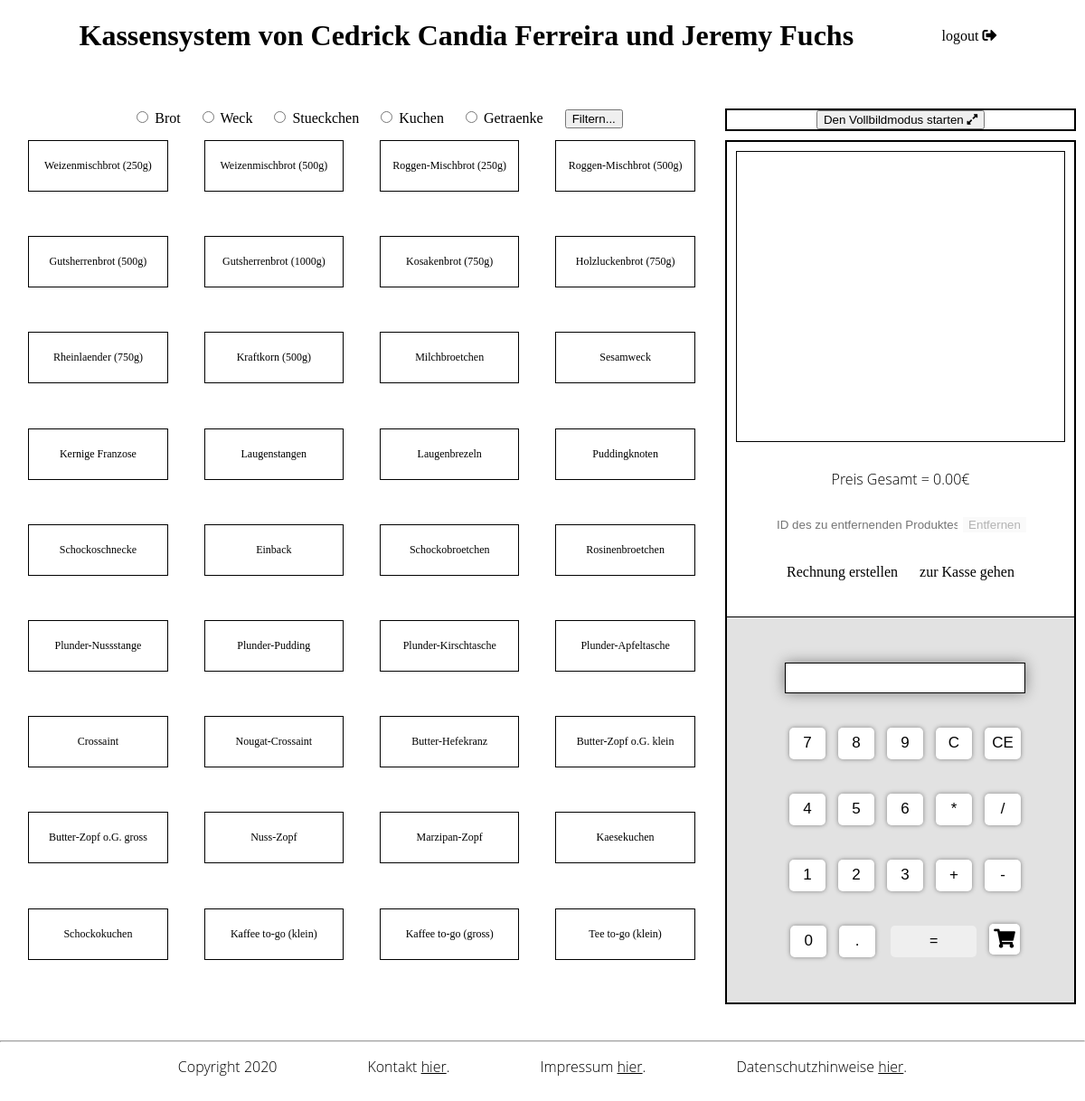
The app's page /index.php (signed in) with its own data.
### tables this page shows
CREATE TABLE `productcategory` (
  `id` int(11) NOT NULL,
  `name` varchar(40) NOT NULL
);

CREATE TABLE `product` (
  `id` int(11) NOT NULL,
  `name` varchar(40) NOT NULL,
  `category` int(11) NOT NULL,
  `price` decimal(4,2) NOT NULL,
  `discount` decimal(4,2) DEFAULT NULL
);

### index.php (the view, shortened to what this page needs)
<?php
$conn = new mysqli("localhost:8889","root","root","cashbox");
$sql = "SELECT * FROM product";
$stmt = $conn->prepare($sql);
$stmt->execute();
$result = $stmt->get_result();
$product_arr = Array();
while ($row = $result->fetch_assoc()) {
    $product_arr[] = $row;
}
$sql = "SELECT * FROM productcategory";
$stmt = $conn->prepare($sql);
$stmt->execute();
$result = $stmt->get_result();
$category_arr = Array();
while ($row = $result->fetch_assoc()) {
    $category_arr[] = $row;
}
 ?>
 <!DOCTYPE html>
 <html lang="de" dir="ltr">
 <head>
   <link rel="stylesheet" href="styles.min.css" />
   <link rel="stylesheet" href="https://use.fontawesome.com/releases/v5.13.0/css/all.css">
 </head>
 <body>
   <header>
   <h1>Kassensystem von Cedrick Candia Ferreira und Jeremy Fuchs</h1>
   <a class="logout" href="logout.php">logout <i class="fas fa-sign-out-alt"></i></a>
   </header>
   <div class="content">
     <section class="outer-box_left" id="category_filter">
       <form action="<?php echo $_SERVER['PHP_SELF'];?>" method="get" style="margin-left: 20px;">
           <?php foreach($category_arr as $category) { ?>
        <input type="radio" name="category" style="margin-left: 20px;" value="<?php echo $category['id']; ?>"
         id="<?php echo $category['id']; ?>" <?php if(!empty($_GET['category'])) if($_GET['category'] == $category['id']) echo "checked"?> />
        <label for="<?php echo $category['id']; ?>" style="display:inline"><?php echo $category['name']; ?></label>
        <?php } ?>
        <input type="submit" value="Filtern..." style="margin-left: 20px;">
      </form>
     </section>
     <section class="outer-box_right" id="set-screen-option">
         <button class="set-screenbutton" id="fullscreen-on" onclick="enterFullscreen(document.documentElement)">Den Vollbildmodus starten <i class="fas fa-expand-alt"></i></button>
     </section>
   </div>
   <div class="content">
     <section class="outer-box_left" id="box-1">
       <?php foreach ($product_arr as $product) {
        ?>
       <div class="product-box" attribute="">
             <a
             id="product-<?php echo $product['id']; ?>"
             class="product-button"
             name="Productbutton"
             onclick="return addToCart(<?php echo $product['id']; ?>, '<?php echo $product['name']; ?>', <?php echo $product['price']; ?>);" >
             <?php echo $product['name']; ?> </a>
       </div>
       <?php } ?>
     </section>
     <section class="outer-box_right" id="box-2">
       <div class="product-cart">
         <ul id="product-list">
           <li id="product-list_placeholder-item"></li>
         </ul>
       </div>
       <div class="sum-list">
         <p>Preis Gesamt = <span id="price_result">0.00</span>€</p>
       </div>
       <div class="remove-listItem">
         <form>
           <input type="text" id="remove-this" placeholder="ID des zu entfernenden Produktes..."/>
           <input type="button" id="remove-button" onclick="deleteCardItem()" value="Entfernen"/>
         </form>
       </div>
       <div class="checkout-box">
         <a href="javascript:generateBill()" id="saveBill">Rechnung erstellen</a>
         <a href="" id="sumbit">zur Kasse gehen</a>
       </div>
       <div class="calculator">
         <form>
           <input type="text" id="calc-display" />
           <br></br>
           <input type="button" class="keys" value="7" onclick="addToScreen('7')" />
           <input type="button" class="keys" value="8" onclick="addToScreen('8')" />
           <input type="button" class="keys" value="9" onclick="addToScreen('9')" />
           <input type="button" class="keys" value="C" onclick="addToScreen('c')" />
           <input type="button" class="keys" value="CE" onclick="backspace()" />
           <br></br>
           <input type="button" class="keys" value="4" onclick="addToScreen('4')" />
           <input type="button" class="keys" value="5" onclick="addToScreen('5')" />
           <input type="button" class="keys" value="6" onclick="addToScreen('6')" />
           <input type="button" class="keys" value="*" onclick="addToScreen('*')" />
           <input type="button" class="keys" value="/" onclick="addToScreen('/')" />
           <br></br>
           <input type="button" class="keys" value="1" onclick="addToScreen('1')" />
           <input type="button" class="keys" value="2" onclick="addToScreen('2')" />
           <input type="button" class="keys" value="3" onclick="addToScreen('3')" />
           <input type="button" class="keys" value="+" onclick="addToScreen('+')" />
           <input type="button" class="keys" value="-" onclick="addToScreen('-')" />
           <br></br>
           <input type="button" class="keys"  value="0" onclick="addToScreen('0')" />
           <input type="button" class="keys" value="." onclick="addToScreen('.')" />
           <input type="button" class="equal" id="key-result" value="=" onclick="result()" />
           <a id="toCart" class="keys" onclick="return calculatorToCart();"><i class="fas fa-shopping-cart"></i></a>
         </form>
       </div>
     </section>
   </div>
   <footer>
     <hr>
     <p><span class="footer_item">Copyright 2020</span><span class="footer_item">Kontakt <a class="style_as_link" href="contact.html">hier</a>.</span><span class="footer_item">Impressum <span class="style_as_link">hier</span>.</span><span
         class="footer_item">Datenschutzhinweise <span class="style_as_link">hier</span>.</span></p>
   </footer>
 </body>
 </html>

### records on screen
productcategory: name "Brot"
productcategory: name "Weck"
productcategory: name "Stueckchen"
productcategory: name "Kuchen"
productcategory: name "Getraenke"
product: name "Weizenmischbrot (250g)"
product: name "Weizenmischbrot (500g)"
product: name "Roggen-Mischbrot (250g)"
product: name "Roggen-Mischbrot (500g)"
product: name "Gutsherrenbrot (500g)"
product: name "Gutsherrenbrot (1000g)"
product: name "Kosakenbrot (750g)"
product: name "Holzluckenbrot (750g)"
product: name "Rheinlaender (750g)"
product: name "Kraftkorn (500g)"
product: name "Milchbroetchen"
product: name "Sesamweck"
product: name "Kernige Franzose"
product: name "Laugenstangen"
product: name "Laugenbrezeln"
product: name "Puddingknoten"
product: name "Schockoschnecke"
product: name "Einback"
product: name "Schockobroetchen"
product: name "Rosinenbroetchen"
product: name "Plunder-Nussstange"
product: name "Plunder-Pudding"
product: name "Plunder-Kirschtasche"
product: name "Plunder-Apfeltasche"
product: name "Crossaint"
product: name "Nougat-Crossaint"
product: name "Butter-Hefekranz"
product: name "Butter-Zopf o.G. klein"
product: name "Butter-Zopf o.G. gross"
product: name "Nuss-Zopf"
product: name "Marzipan-Zopf"
product: name "Kaesekuchen"
product: name "Schockokuchen"
product: name "Kaffee to-go (klein)"
product: name "Kaffee to-go (gross)"
product: name "Tee to-go (klein)"
